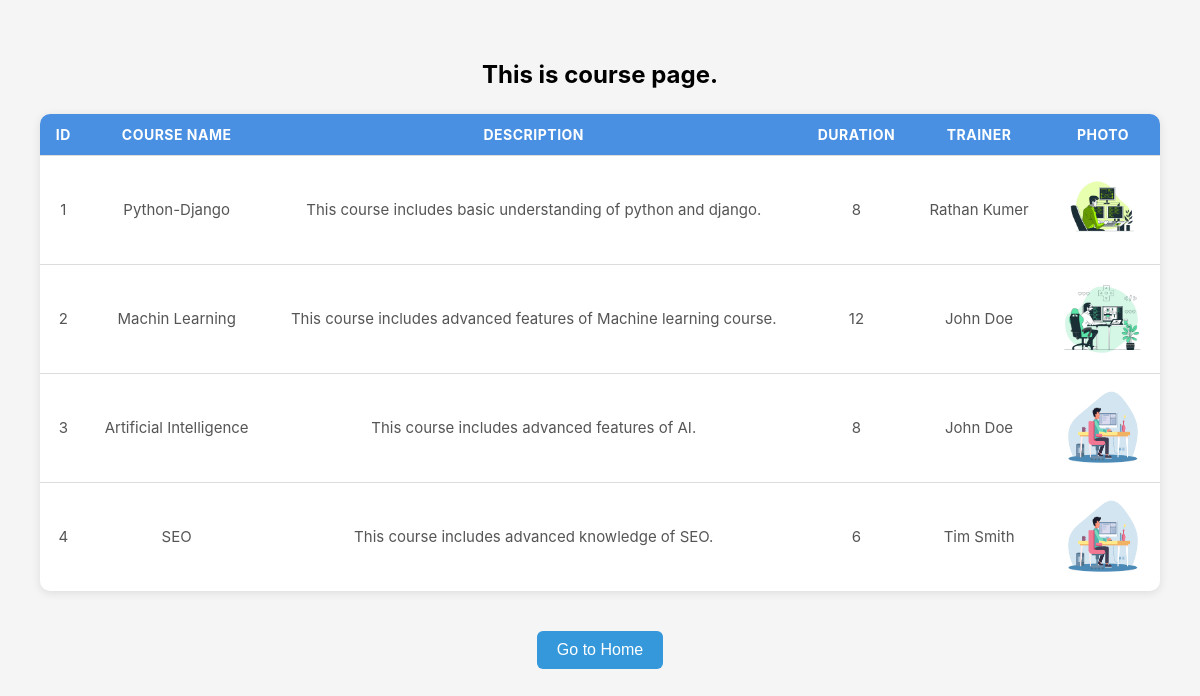
The page /academy/course/ on the database its author committed.
### academy/models.py (models this page shows, shortened)
class Course(models.Model):
    Week_choices = [
        (6, "6 Weeks"),
        (8, "8 Weeks"),
        (12, "12 Weeks"),
    ]
    course_name = models.CharField(max_length=50)
    description = models.TextField()
    duration = models.IntegerField(choices=Week_choices)
    photo = models.ImageField(upload_to='courses')
    trainer = models.ForeignKey('Trainer', on_delete=models.SET_NULL, null=True, blank=True)
    is_running = models.BooleanField(default=True)

class Trainer(models.Model):
    first_name = models.CharField(max_length=50)
    last_name = models.CharField(max_length=50)
    email = models.EmailField(unique=True)
    expertise = models.CharField(max_length=50)
    trainer_photo = models.ImageField(upload_to='trainer')
    def __str__(self):
        return f"{self.first_name} {self.last_name}"

### academy/views.py (the view)
# urls.py: path('course/', views.course, name="courses"),
def course(request):
    courses = Course.objects.all()
    context = {
        'courses': courses
    }
    return render(request, "course.html", context)

### templates/course.html (shortened to what this page needs)
{% load static %}
<!DOCTYPE html>
<html lang="en">
<head>
    <link rel="stylesheet" href="{% static 'css/main.css' %}">
</head>
<body>
    <h2>This is course page.</h2>
    <table style="margin-top: 25px !important;">
    <thead>
        <tr>
            <th>Id</th>
            <th>Course Name</th>
            <th>Description</th>
            <th>Duration</th>
            <th>Trainer</th>
            <th>Photo</th>
        </tr>
    </thead>
    <tbody>
        {% for e in courses %}
            <tr>
                <td>{{ forloop.counter }}</td>
                <td>{{ e.course_name }}</td>
                <td>{{ e.description }}</td>
                <td>{{ e.duration }}</td>
                <td>{{ e.trainer }}</td>
                <td>
                    {% if e.photo %}
                        <img src="{{ e.photo.url }}" alt="Photo" width="80" height="80">
                    {% else %}
                        No Photo
                    {% endif %}
                </td>
            </tr>
        {% endfor %}
    </tbody>
    </table>
        <button class="btn"><a href="{% url 'home' %}">Go to Home</a></button>
</body>
</html>

### training_portal/static/css/main.css (style rules this page uses)
body { font-family: "Inter", sans-serif; background: #f5f5f5; margin: 0; padding: 40px; text-align: center; }
h2 { margin-bottom: 20px; font-size: 24px; font-weight: 700; }
table { margin: auto; border-collapse: collapse; width: 100%; max-width: 1200px; background: white; border-radius: 10px; overflow: hidden; box-shadow: 0 2px 10px rgba(0, 0, 0, 0.1); }
thead { background: #4a90e2; color: white; }
th, td { padding: 12px 15px; border-bottom: 1px solid #ddd; }
th { text-transform: uppercase; font-size: 14px; letter-spacing: 0.5px; }
td { color: #555; font-size: 15px; }
tbody tr:last-child td { border-bottom: none; }
.btn { margin-top: 40px; display: inline-block; padding: 10px 20px; background: #3498db; color: white; text-decoration: none !important; border-radius: 6px; font-size: 16px; font-weight: 500; transition: 0.3s; border: none !important; }
a { text-decoration: none !important; color: white !important; }

### rows shown on the page
Course: course_name "Python-Django", description "This course includes basic understanding of python and django.", duration "8", trainer "Rathan Kumer", photo (picture)
Course: course_name "Machin Learning", description "This course includes advanced features of Machine learning course.", duration "12", trainer "John Doe", photo (picture)
Course: course_name "Artificial Intelligence", description "This course includes advanced features of AI.", duration "8", trainer "John Doe", photo (picture)
Course: course_name "SEO", description "This course includes advanced knowledge of SEO.", duration "6", trainer "Tim Smith", photo (picture)
